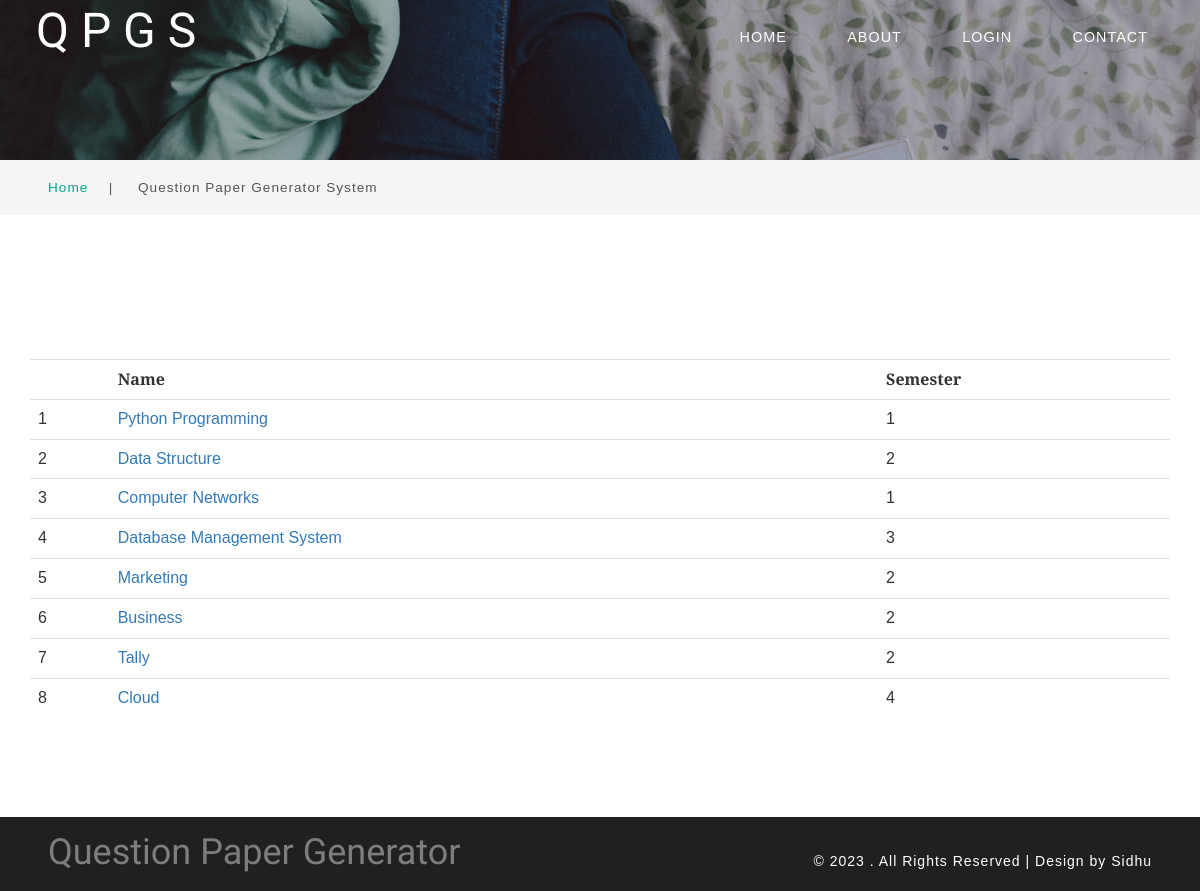
The app's page /viewsubject/ with its own data.
### master/models.py (models this page shows, shortened)
class Subject(models.Model):
    course_name=models.ForeignKey(Course,on_delete=models.CASCADE)
    semesters = models.PositiveIntegerField(default=1, validators=[MinValueValidator(1), MaxValueValidator(8)])
    subject_name = models.CharField(max_length=60)
    created = models.DateTimeField(auto_now=True)

### master/views.py (the view)
# urls.py: path('viewsubject/', Subjectview.as_view(), name='viewsubject'),
class Subjectview(ListView):
    template_name = 'sublist.html'
    model = Subject
    context_object_name = 'list'
    queryset = Subject.objects.all()

### templates/sublist.html
{% extends "base.html" %}
{% load static %}
{% load bootstrap4 %}
{% block content %}
<table class="table">
    <tr><th></th>
        <th>Name</th>
        <th>Semester</th>
    </tr>
    {% for i in list %}
    <tr>
        <td>{{ forloop.counter }}</td>
        <td><a href="{% url 'subject_detail' i.id %}">{{i.subject_name}}</a></td>
       <td>{{i.semesters}}</td>
    </tr>{% endfor %}
</table>
    {% endblock %}

### templates/base.html (shortened to what this page needs)
<!DOCTYPE html>
{% load static %}
<html>
<head>
    <link href="{% static 'css/bootstrap.css' %}" rel='stylesheet' type='text/css'/>
    <link href="{% static 'css/style.css' %}" rel='stylesheet' type='text/css'/>
    <link href="{% static 'css/font-awesome.css' %}" rel="stylesheet">
</head>
<body>
<div class="header inner_banner" id="home">
    <div class="top-bar">
        <div class="header-nav-agileits">
            <nav class="navbar navbar-default">
                <div class="navbar-header">
                    <h1><a class="navbar-brand" href="{% url 'home' %}">Q P G S</a></h1>
                </div>
                <div class="collapse navbar-collapse nav-wil" id="bs-example-navbar-collapse-1">
                    <nav>
                        <ul class="top_nav">
                            <li><a href="{% url 'home' %}">Home</a></li>
                            {% if user.is_authenticated and user.is_staff == False %}
                            <li><a href="{% url 'about' %}">About</a></li>
                            <li><a href="{% url 'profile' %}">Profile</a></li>
                            <li><a href="{% url 'viewqstn' %}">Inbox</a></li>
                            <li><a href="{% url 'contact' %}">Contact</a></li>
                            <li><a href="{% url 'logout' %}">Logout</a></li>
                            {% else %}
                            <li><a href="{% url 'about' %}">About</a></li>
                            <li><a href="{% url 'login' %}">Login</a></li>
                            <li><a href="{% url 'contact' %}">Contact</a></li>
                            {% endif %}
                        </ul>
                    </nav>
                </div>
            </nav>
        </div>
    </div>
</div>
<div class="services-breadcrumb-w3ls-agile">
    <div class="inner_breadcrumb">
        <ul class="short">
            <li><a href="{% url 'home' %}">Home</a><span>|</span></li>
            <li>Question Paper Generator System</li>
        </ul>
    </div>
</div>
<div class="banner_bottom">
    <div class="container">
        <div class="inner_sec_w3_agileinfo">
            {% block content %}
            {% endblock %}
        </div>
    </div>
</div>
<div class="copy-w3-agileits">
    <h2 class="footer-logo"><a href="index.html"> Question Paper Generator</a></h2>
    <p>© 2023 . All Rights Reserved | Design by Sidhu</p>
    <div class="clearfix"></div>
</div>
</body>
</html>

### static/css/style.css (style rules this page uses)
html, body { margin: 0; font-size: 100%; font-family: 'Merriweather Sans', sans-serif; background: #fff; }
body a { text-decoration: none; transition: 0.5s all; -webkit-transition: 0.5s all; -moz-transition: 0.5s all; -o-transition: 0.5s all; -ms-transition: 0.5s all; }
h1, h2, h3, h4, h5, h6 { margin: 0; font-weight: 400; font-family: 'Mallanna', sans-serif; }
p { margin: 0; font-size: 0.9em; color: #777777; line-height: 2em; letter-spacing: 1px; }
ul { margin: 0; padding: 0; }
.header { position: relative; }
.header-nav-agileits { position: relative; }
.top-bar { position: absolute; z-index: 999; width: 95%; top: 4%; left: 3%; }
.navbar-brand { line-height: 0px !important; }
.navbar-brand { float: none; }
.navbar { margin-bottom: 0; }
.navbar-default { background: none; border-color: #012231; }
.navbar-default .navbar-brand { color: #fff; font-size: 48px; text-decoration: none; font-weight: 400; }
.navbar-default .navbar-collapse, .navbar-default .navbar-form { padding: 0; float: right; margin-left: 0em; }
.navbar { position: relative; min-height: inherit; }
.navbar-header { margin-top: 0px; }
.navbar-brand { height: 0; padding: 0; }
.navbar { border-radius: 0px; border: none; }
ul.top_nav li { display: inline-block; list-style: none; margin: 0 8px; }
ul.top_nav li a { color: #fff; font-size: 0.9em; letter-spacing: 1px; text-transform: uppercase; font-weight: 400; padding: 10px 20px; }
nav.navbar.navbar-default { margin-top: 10px; }
ul.top_nav { margin-top: 10px; }
.banner_bottom { padding: 7em 0; }
.inner_sec_w3_agileinfo { margin-top: 4em; }
h2.footer-logo { text-align: center; float: left; }
h2.footer-logo a { font-size: 1.2em; color: #7d7d7d; display: inline-block; text-decoration: none; }
.copy-w3-agileits { background: #202020; padding: 1em 3em; }
.copy-w3-agileits p { color: #fff; font-size: 14px; letter-spacing: 1px; margin: 1em 0 0; float: right; }
.inner_banner { background: url(../images/banner3.jpg) no-repeat 0px 0px; background-size: cover; -webkit-background-size: cover; -o-background-size: cover; -ms-background-size: cover; min-height: 160px; }
.services-breadcrumb-w3ls-agile { padding: 1em 1em; background: #f5f5f5; text-align: center; }
.services-breadcrumb-w3ls-agile ul li span { padding: 0 1.5em; }
ul.short { text-align: left; }
ul.short li { text-align: left; display: inline-block; letter-spacing: 1px; color: #555; font-size: 0.85em; }
.inner_breadcrumb { padding: 0 2em; }
ul.short li a { color: #00a78e; text-decoration: none; }
@media (max-width:1440px) { .top_spl_courses, .services, .what-wedo, .sec_video, .banner_bottom.tesimonials, .banner_bottom { padding: 5em 0; } }

### records on screen
Subject: subject_name "Python Programming", semesters "1"
Subject: subject_name "Data Structure", semesters "2"
Subject: subject_name "Computer Networks", semesters "1"
Subject: subject_name "Database Management System", semesters "3"
Subject: subject_name "Marketing", semesters "2"
Subject: subject_name "Business", semesters "2"
Subject: subject_name "Tally", semesters "2"
Subject: subject_name "Cloud", semesters "4"
